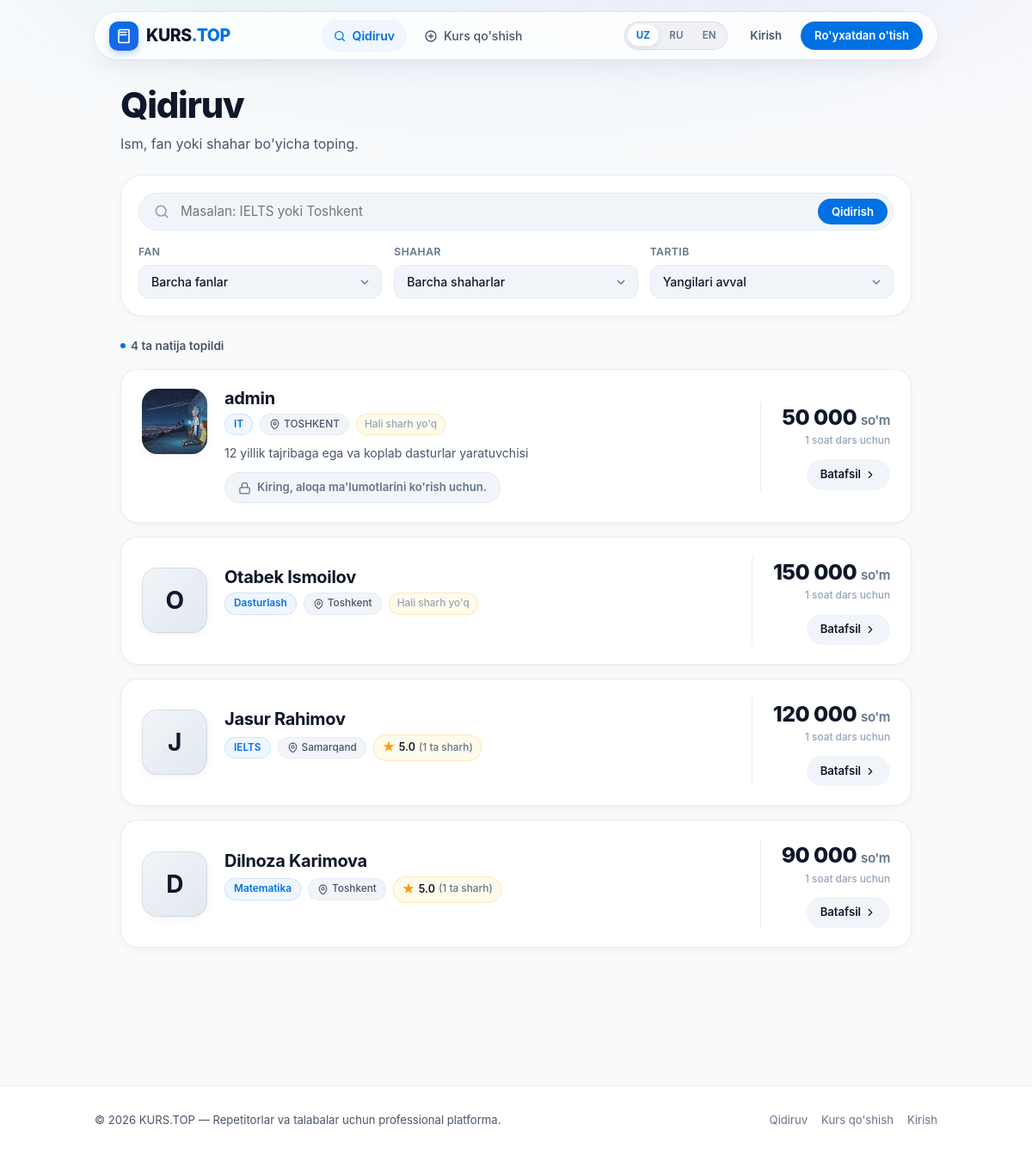
Screenshot of /qidiruv with the database file from the repository.
### tables this page shows
CREATE TABLE tutors (
            id INTEGER PRIMARY KEY AUTOINCREMENT,
            ism TEXT NOT NULL,
            fan TEXT NOT NULL,
            shahar TEXT NOT NULL,
            narx INTEGER NOT NULL
        , user_id INTEGER, telefon TEXT, tavsif TEXT, rasm TEXT, telegram TEXT, bepul_dars INTEGER DEFAULT 0, korishlar INTEGER DEFAULT 0);

### app.py (the view)
@app.route("/qidiruv")
def qidiruv():
    q = request.args.get("q", "").strip()
    fan = request.args.get("fan", "").strip()
    shahar = request.args.get("shahar", "").strip()
    tartib = request.args.get("tartib", "yangi")
    if tartib not in TARTIB:
        tartib = "yangi"
    sql = REYTING_SQL + " WHERE (t.ism LIKE ? OR t.fan LIKE ? OR t.shahar LIKE ?)"
    params = [f"%{q}%", f"%{q}%", f"%{q}%"]
    if fan:
        sql += " AND t.fan = ? COLLATE NOCASE"
        params.append(fan)
    if shahar:
        sql += " AND t.shahar = ? COLLATE NOCASE"
        params.append(shahar)
    sql += " ORDER BY " + TARTIB[tartib]
    con = db()
    tutors = con.execute(sql, params).fetchall()
    fanlar = [
        r["fan"]
        for r in con.execute(
            "SELECT MIN(fan) AS fan FROM tutors GROUP BY LOWER(fan) ORDER BY LOWER(fan)"
        )
    ]
    shaharlar = [
        r["shahar"]
        for r in con.execute(
            "SELECT MIN(shahar) AS shahar FROM tutors GROUP BY LOWER(shahar) ORDER BY LOWER(shahar)"
        )
    ]
    con.close()
    return render_template(
        "qidiruv.html",
        tutors=tutors,
        q=q,
        fan=fan,
        shahar=shahar,
        tartib=tartib,
        fanlar=fanlar,
        shaharlar=shaharlar,
        tartiblar=list(TARTIB),
    )

### app.py (called while the page is built)
def joriy_til():
    til_kodi = session.get("lang")
    return til_kodi if til_kodi in ("ru", "en") else "uz"

def tr(key, **kw):
    juft = TR.get(key)
    if juft is None:
        return key
    matn = juft[TILLAR.index(joriy_til())]
    return matn.format(**kw) if kw else matn

def db():
    con = sqlite3.connect(DB)
    con.row_factory = sqlite3.Row
    return con

def csrf_token():
    if "csrf" not in session:
        session["csrf"] = secrets.token_hex(16)
    return session["csrf"]

def is_admin():
    return session.get("login") in ADMINLAR

@app.before_request
def csrf_himoya():
    if request.method == "POST" and not csrf_ok():
        return tr("csrf_xato"), 400

@app.context_processor
def umumiy():
    return dict(
        user=session.get("user_ism"),
        user_id=session.get("user_id"),
        admin=is_admin(),
        csrf=csrf_token(),
        tr=tr,
        lang=joriy_til(),
        static_version=STATIC_VERSION,
    )

### templates/qidiruv.html (shortened to what this page needs)
{% extends "base.html" %}
{% block content %}
<div class="page-container">
  <div class="page-header">
    <h1 class="page-title">{{ tr('qidiruv') }}</h1>
    <p class="page-subtitle">{{ tr('qid_p') }}</p>
  </div>
  <form class="filter-panel" action="/qidiruv" method="get">
    <div class="search-primary-box">
      <svg class="search-svg" viewBox="0 0 24 24" fill="none" stroke="currentColor" stroke-width="2" stroke-linecap="round" stroke-linejoin="round">
        <circle cx="11" cy="11" r="7"/><path d="m20 20-3.5-3.5"/>
      </svg>
      <input type="text" name="q" value="{{ q }}" placeholder="{{ tr('qid_ph') }}" autocomplete="off">
      <button type="submit" class="btn-primary-sm">{{ tr('qidirish') }}</button>
    </div>
    <div class="filters-row">
      <div class="filter-select-wrap">
        <label for="fan-select" class="filter-label">{{ tr('fan') }}</label>
        <div class="select-capsule">
          <select id="fan-select" name="fan" onchange="this.form.submit()">
            <option value="">{{ tr('barcha_fanlar') }}</option>
          </select>
        </div>
      </div>
      <div class="filter-select-wrap">
        <label for="shahar-select" class="filter-label">{{ tr('shahar') }}</label>
        <div class="select-capsule">
          <select id="shahar-select" name="shahar" onchange="this.form.submit()">
            <option value="">{{ tr('barcha_shaharlar') }}</option>
          </select>
        </div>
      </div>
      <div class="filter-select-wrap">
        <label for="tartib-select" class="filter-label">{{ tr('tartib') }}</label>
        <div class="select-capsule">
          <select id="tartib-select" name="tartib" onchange="this.form.submit()">
            {% for k in tartiblar %}
            <option value="{{ k }}" {% if k == tartib %}selected{% endif %}>{{ tr('tartib_' + k) }}</option>
            {% endfor %}
          </select>
        </div>
      </div>
    </div>
  </form>
  <div class="results-meta">
    <span class="results-badge">
      <span class="badge-dot-blue"></span>
      {{ tr('natija_n', n=tutors|length) }}
    </span>
  </div>
  <div class="cards-stack">
    {% for t in tutors %}
      {% include "karta.html" %}
    {% endfor %}
  </div>
</div>
{% endblock %}

### templates/karta.html (shortened to what this page needs)
<article class="apple-card">
  <div class="card-main">
    <a href="/repetitor/{{ t.id }}" class="avatar-wrap" aria-label="{{ t.ism }}">
      {% if t.rasm %}
        <img class="avatar-img" src="/static/uploads/{{ t.rasm }}" alt="{{ t.ism }}" loading="lazy">
      {% else %}
        <div class="avatar-fallback">{{ t.ism[:1]|upper }}</div>
      {% endif %}
    </a>
    <div class="card-body">
      <div class="card-header-line">
        <h3 class="tutor-name">
          <a href="/repetitor/{{ t.id }}">{{ t.ism }}</a>
        </h3>
      </div>
      <div class="badges-row">
        <span class="badge-subject">{{ t.fan }}</span>
        <span class="badge-city">
          <svg viewBox="0 0 24 24" fill="none" stroke="currentColor" stroke-width="2" stroke-linecap="round" stroke-linejoin="round"><path d="M20 10c0 6-8 12-8 12s-8-6-8-12a8 8 0 0 1 16 0Z"/><circle cx="12" cy="10" r="3"/></svg>
          {{ t.shahar }}
        </span>
        <div class="rating-badge">
          {% if t.sharh_soni %}
            <span class="star-icon">★</span>
            <span class="rating-val">{{ t.reyting }}</span>
            <span class="rating-count">({{ tr('sharh_n', n=t.sharh_soni) }})</span>
          {% else %}
            <span class="no-rating">{{ tr('hali_sharh_yoq') }}</span>
          {% endif %}
        </div>
      </div>
      {% if t.tavsif %}
        <p class="tutor-bio">{{ t.tavsif[:130] }}{% if t.tavsif|length > 130 %}...{% endif %}</p>
      {% endif %}
      {% if t.telefon or t.telegram %}
        <div class="card-contacts">
          {% if user %}
            {% if t.telefon %}
              <a class="btn-contact btn-phone" href="tel:{{ t.telefon }}">
                <svg viewBox="0 0 24 24" fill="none" stroke="currentColor" stroke-width="2" stroke-linecap="round" stroke-linejoin="round"><path d="M22 16.92v3a2 2 0 0 1-2.18 2 19.79 19.79 0 0 1-8.63-3.07 19.5 19.5 0 0 1-6-6 19.79 19.79 0 0 1-3.07-8.67A2 2 0 0 1 4.11 2h3a2 2 0 0 1 2 1.72 12.84 12.84 0 0 0 .7 2.81 2 2 0 0 1-.45 2.11L8.09 9.91a16 16 0 0 0 6 6l1.27-1.27a2 2 0 0 1 2.11-.45 12.84 12.84 0 0 0 2.81.7A2 2 0 0 1 22 16.92z"/></svg>
                <span>{{ t.telefon[:4] }} {{ t.telefon[4:6] }} {{ t.telefon[6:9] }} {{ t.telefon[9:11] }} {{ t.telefon[11:] }}</span>
              </a>
            {% endif %}
            {% if t.telegram %}
              <a class="btn-contact btn-tg" href="https://t.me/{{ t.telegram }}" target="_blank" rel="noopener">
                <svg viewBox="0 0 24 24" fill="currentColor"><path d="M12 2C6.48 2 2 6.48 2 12s4.48 10 10 10 10-4.48 10-10S17.52 2 12 2zm4.64 6.8c-.15 1.58-.8 5.42-1.13 7.19-.14.75-.42 1-.68 1.03-.58.05-1.02-.38-1.58-.75-.88-.58-1.38-.94-2.23-1.5-.99-.65-.35-1.01.22-1.59.15-.15 2.71-2.48 2.76-2.69a.2.2 0 00-.05-.18c-.06-.05-.14-.03-.21-.02-.09.02-1.49.95-4.22 2.79-.4.27-.76.41-1.08.4-.36-.01-1.04-.2-1.55-.37-.63-.2-1.12-.31-1.08-.66.02-.18.27-.36.75-.55 2.92-1.27 4.86-2.11 5.83-2.52 2.78-1.16 3.35-1.36 3.73-1.36.08 0 .27.02.39.12.1.08.13.19.14.27-.01.06.01.24 0 .38z"/></svg>
                <span>Telegram</span>
              </a>
            {% endif %}
          {% else %}
            <a href="/kirish" class="btn-contact btn-locked">
              <svg viewBox="0 0 24 24" fill="none" stroke="currentColor" stroke-width="2" stroke-linecap="round" stroke-linejoin="round"><rect x="3" y="11" width="18" height="11" rx="2" ry="2"/><path d="M7 11V7a5 5 0 0 1 10 0v4"/></svg>
              <span>{{ tr('kiring') }}{{ tr('aloqa_korish') }}</span>
            </a>
          {% endif %}
        </div>
      {% endif %}
    </div>
  </div>
  <div class="card-side">
    <div class="price-container">
      <div class="price-amount">{{ '{:,}'.format(t.narx).replace(',', ' ') }} <span class="currency">{{ tr('som') }}</span></div>
      <div class="price-label">{{ tr('soat') }} dars uchun</div>
    </div>
    <a href="/repetitor/{{ t.id }}" class="btn-view-details">
      <span>Batafsil</span>
      <svg viewBox="0 0 24 24" fill="none" stroke="currentColor" stroke-width="2" stroke-linecap="round" stroke-linejoin="round"><path d="m9 18 6-6-6-6"/></svg>
    </a>
  </div>
</article>

### rows the page displays
tutors: rasm (picture), ism "admin", fan "IT", shahar "TOSHKENT", tr "Hali sharh yo'q", tavsif "12 yillik tajribaga ega va koplab dasturlar yaratuvchisi", tr "Kiring", tr ", aloqa ma'lumotlarini ko'rish uchun.", narx "50 000", tr "so'm", tr "1 soat"
tutors: ism "O", ism "Otabek Ismoilov", fan "Dasturlash", shahar "Toshkent", tr "Hali sharh yo'q", narx "150 000", tr "so'm", tr "1 soat"
tutors: ism "J", ism "Jasur Rahimov", fan "IELTS", shahar "Samarqand", reyting "5.0", tr "1 ta sharh", narx "120 000", tr "so'm", tr "1 soat"
tutors: ism "D", ism "Dilnoza Karimova", fan "Matematika", shahar "Toshkent", reyting "5.0", tr "1 ta sharh", narx "90 000", tr "so'm", tr "1 soat"

### other values shown
{{ tr('qidiruv') }} "Qidiruv"
{{ tr('kurs_qosh') }} "Kurs qo'shish"
{{ tr('kirish') }} "Kirish"
{{ tr('royxat') }} "Ro'yxatdan o'tish"
{{ tr('qid_p') }} "Ism, fan yoki shahar bo'yicha toping."
{{ tr('qidirish') }} "Qidirish"
{{ tr('fan') }} "FAN"
{{ tr('shahar') }} "SHAHAR"
{{ tr('tartib') }} "TARTIB"
{{ tr('natija_n', n=tutors|length) }} "4 ta natija topildi"
form field fan "Barcha fanlar"
form field shahar "Barcha shaharlar"
form field tartib "Yangilari avval"
